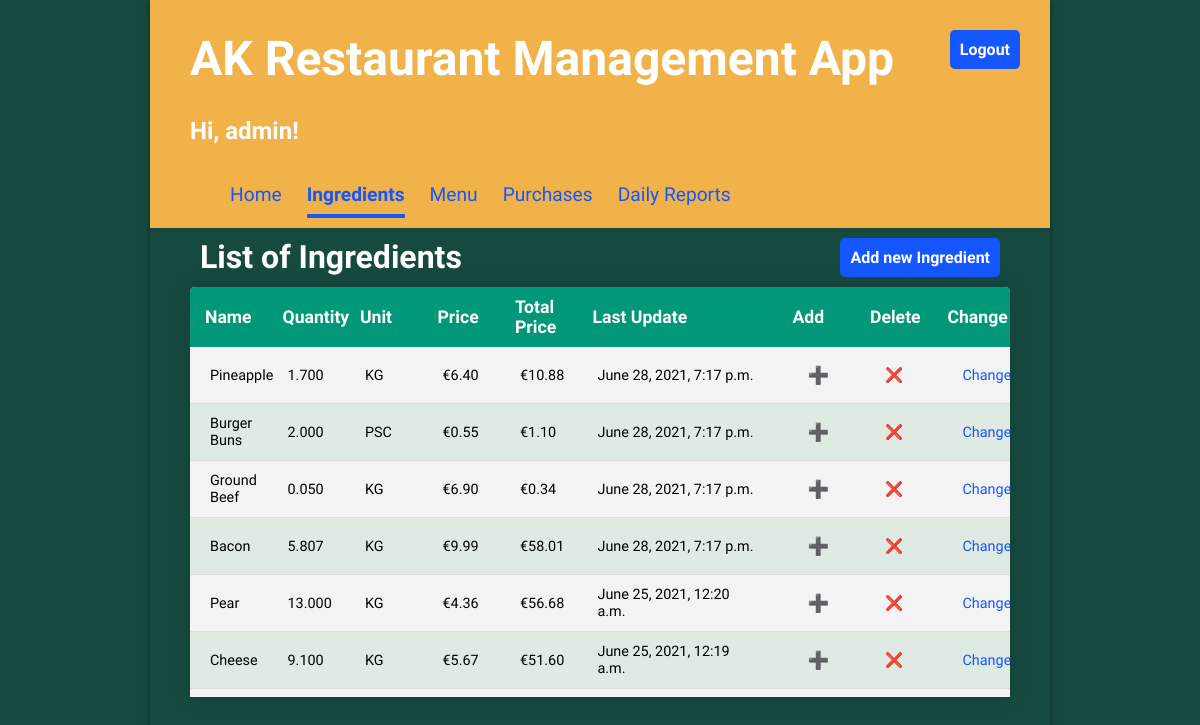
The app's page /ingredient/list (signed in) with its own data.
### Inventory/models.py (models this page shows, shortened)
class Ingredient(models.Model):
    UNIT_CHOICES = [
        ('KG', "kilograms"),
        ('L', "liters"),
        ('PSC', "pieces")
    ]
    name = models.CharField(max_length=50, unique=True)
    quantity = models.DecimalField(max_digits=6, decimal_places=3, default=0)
    unit = models.CharField(max_length=3, choices=UNIT_CHOICES)
    unit_price = models.DecimalField(max_digits=6, decimal_places=2)
    total_price = models.DecimalField(editable=False, max_digits=6, decimal_places=2, blank=True, null=True)
    amount_to_add = models.DecimalField(max_digits=6, decimal_places=3, default=0, blank=True, null=True)
    update_price = models.DecimalField(max_digits=6, decimal_places=2, blank=True, null=True)
    last_update = models.DateTimeField(auto_now=True, editable=False)
    def total_price(self):
        return self.unit_price * self.quantity

### Inventory/views.py (the view)
# urls.py: path('ingredient/list', views.IngredientListView.as_view(), name='ingredientlist'),
class IngredientListView(LoginRequiredMixin, ListView):
    model = Ingredient
    template_name = "Inventory/ingredient_list.html"
    ordering = ['-last_update']

### Inventory/templates/Inventory/ingredient_list.html (shortened to what this page needs)
{% extends 'Inventory/base.html' %}
{% block content %}
    <div class="table-name">
        <h1 class="ingredients">List of Ingredients</h1>
        <a href="{% url 'ingredientcreate' %}">Add new Ingredient</a>
    </div>
        <table class="inventory-table">
            <thead>
                <tr>
                    <th>Name</th>
                    <th>Quantity</th>
                    <th>Unit</th>
                    <th>Price</th>
                    <th>Total Price</th>
                    <th class="last_update">Last Update</th>
                    <th>Add</th>
                    <th>Delete</th>
                    <th>Change</th>
                </tr>
            </thead>
            <tbody>
            {% for i in ingredient_list %}
                <tr>
                    <td>{{ i.name }}</td>
                    <td>{{ i.quantity }}</td>
                    <td>{{ i.unit }}</td>
                    <td class="price">€{{ i.unit_price }}</td>
                    <td class="total-price">€{{ i.total_price|stringformat:".2f" }}</td>
                    <td class="last_update">{{ i.last_update }}</td>
                    <td class="add"><a href="{% url 'ingredientadd' i.pk %}">➕</a></td>
                    <td class="delete"><a href="{% url 'ingredientdelete' i.pk %}">❌</a></td>
                    <td><a href="{% url 'ingredientupdate' i.pk %}">Change</a></td>
                </tr>
            {% endfor %}
            </tbody>
        </table>
{% endblock %}

### Inventory/templates/Inventory/base.html (shortened to what this page needs)
{% load static %}
<!DOCTYPE html>
<html>
<head>
  <link rel="stylesheet" type="text/css" href="{% static 'Inventory/style.css' %}" />
</head>
<body>
  <div class="app">
  <header>
    <div class="header-first-row">
      <h1 class="title">AK Restaurant Management App</h1>
      {% if user.is_authenticated %}
      <a class="logout" href="{% url 'logout' %}">Logout</a>
      {% endif %}
    </div>
      {% if user.is_authenticated %}
      <h2>Hi, {{ user.username }}!</h2>
        {% url 'home' as home_url %}
        {% url 'ingredientlist' as ingredientlist_url %}
        {% url 'menuitemlist' as menuitemlist_url %}
        {% url 'purchases' as purchases_url %}
        {% url 'reports' as reports_url %}
      <nav class="navbar">
        <a class="nav-item {% if request.path == home_url %} current-page {% endif %}" href="{% url 'home' %}">Home</a>
        <a class="nav-item {% if request.path == ingredientlist_url %} current-page {% endif %}" href="{% url 'ingredientlist' %}">Ingredients</a>
        <a class="nav-item {% if request.path == menuitemlist_url %} current-page {% endif %}" href="{% url 'menuitemlist' %}">Menu</a>
        <a class="nav-item {% if request.path == purchases_url %} current-page {% endif %}" href="{% url 'purchases' %}">Purchases</a>
        <a class="nav-item {% if request.path == reports_url %} current-page {% endif %}" href="{% url 'reports' %}">Daily Reports</a>
      </nav>
      {% endif %}
  </header>
  <main>
    {% block content %}{% endblock %}
  </main>
  </div>
</body>
</html>

### Inventory/static/Inventory/style.css (style rules this page uses)
* { margin: 0; padding: 0; box-sizing: border-box; }
body { font-family: 'Oxygen', sans-serif; background: #164A41; }
header { min-height: 200px; display: flex; align-items: center; flex-direction: column; align-items: flex-start; padding-left: 40px; background: #F1B24A; }
main { display: flex; flex-direction: column; padding: 0 40px 20px 40px; justify-content: center; }
.app { min-width: 900px; max-width: 75%; min-height: 100vh; margin: 0 auto; box-shadow: 0 2px 4px 0 rgba(0, 0, 0, 0.2), 0 3px 10px 0 rgba(0, 0, 0, 0.19); background: #164A41; color: #ffffff; }
.title { font-size: 3em; padding: 30px 0; margin: auto 0; }
.navbar { margin-top: 20px; margin-left: 30px; display: flex; width: 100%; font-size: 1.2em; }
.navbar a { text-decoration: none; padding: 8px 0; color: #1557FF; margin-right: 15px; }
.navbar a:hover, .navbar .current-page { border-bottom: solid 4px #1557FF; border-spacing: 0 15px; font-weight: bold; }
main table { border-collapse: collapse; border-spacing: 0 15px; width: 100%; border-radius: 5px 5px 0 0; overflow: hidden; box-shadow: 0 0 20px rgba(0, 0, 0, 0.15); table-layout: fixed; background: #dfeae2; color: black; }
table tbody { display: block; max-height: 350px; overflow-y: scroll; font-size: 0.9em; text-align: left; }
table thead, table tbody tr { display: table; width: 100%; table-layout: fixed; }
table thead tr { background-color: #009879; color: #ffffff; text-align: left; font-weight: bold; }
table th { padding: 10px 15px; font-size: 1.1em; }
.last_update { width: 200px; }
table td { padding: 8px 20px; }
table tbody tr { border-bottom: 1px solid #dddddd; }
.add { font-size: 1.2em; }
table tbody tr:nth-of-type(odd) { background-color: #f3f3f3; }
.header-first-row { width: 100%; display: flex; justify-content: space-between; }
.logout { height: max-content; text-align: center; text-decoration: none; border: 0px; background-color: #1557FF; border-radius: 5px; color: white; padding: 10px; font-weight: bold; margin: 30px; font-size: 1em; }
a { text-decoration: none; color: #1557FF; }
.table-name a { float: right; height: max-content; text-align: center; text-decoration: none; border: 0px; background-color: #1557FF; border-radius: 5px; color: white; padding: 10px; font-weight: bold; margin: 10px; font-size: 1em; }
.table-name h1, a { display: inline-block; margin: 10px; }

### records on screen
Ingredient: name "Pineapple", quantity "1.700", unit "KG", unit_price "6.40", total_price "10.88", last_update "June 28, 2021, 7:17 p.m."
Ingredient: name "Burger Buns", quantity "2.000", unit "PSC", unit_price "0.55", total_price "1.10", last_update "June 28, 2021, 7:17 p.m."
Ingredient: name "Ground Beef", quantity "0.050", unit "KG", unit_price "6.90", total_price "0.34", last_update "June 28, 2021, 7:17 p.m."
Ingredient: name "Bacon", quantity "5.807", unit "KG", unit_price "9.99", total_price "58.01", last_update "June 28, 2021, 7:17 p.m."
Ingredient: name "Pear", quantity "13.000", unit "KG", unit_price "4.36", total_price "56.68", last_update "June 25, 2021, 12:20 a.m."
Ingredient: name "Cheese", quantity "9.100", unit "KG", unit_price "5.67", total_price "51.60", last_update "June 25, 2021, 12:19 a.m."

### other values on screen
{{ user.username }} "admin"
